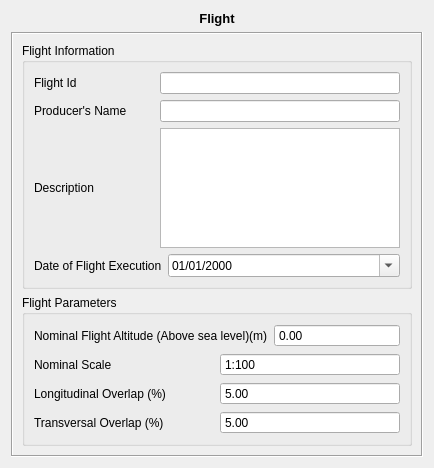
<?xml version="1.0" encoding="UTF-8"?>
<ui version="4.0">
 <class>FlightForm</class>
 <widget class="QWidget" name="FlightForm">
  <property name="geometry">
   <rect>
    <x>0</x>
    <y>0</y>
    <width>434</width>
    <height>468</height>
   </rect>
  </property>
  <property name="windowTitle">
   <string>Form</string>
  </property>
  <layout class="QVBoxLayout" name="verticalLayout_6">
   <item>
    <widget class="QLabel" name="label">
     <property name="text">
      <string>&lt;!DOCTYPE HTML PUBLIC &quot;-//W3C//DTD HTML 4.0//EN&quot; &quot;http://www.w3.org/TR/REC-html40/strict.dtd&quot;&gt;
&lt;html&gt;&lt;head&gt;&lt;meta name=&quot;qrichtext&quot; content=&quot;1&quot; /&gt;&lt;style type=&quot;text/css&quot;&gt;
p, li { white-space: pre-wrap; }
&lt;/style&gt;&lt;/head&gt;&lt;body style=&quot; font-family:'Sans'; font-size:10pt; font-weight:400; font-style:normal;&quot;&gt;
&lt;p style=&quot; margin-top:0px; margin-bottom:0px; margin-left:0px; margin-right:0px; -qt-block-indent:0; text-indent:0px;&quot;&gt;&lt;span style=&quot; font-weight:600;&quot;&gt;Flight&lt;/span&gt;&lt;/p&gt;&lt;/body&gt;&lt;/html&gt;</string>
     </property>
     <property name="alignment">
      <set>Qt::AlignCenter</set>
     </property>
    </widget>
   </item>
   <item>
    <widget class="QFrame" name="frame">
     <property name="frameShape">
      <enum>QFrame::Box</enum>
     </property>
     <property name="frameShadow">
      <enum>QFrame::Sunken</enum>
     </property>
     <layout class="QVBoxLayout" name="verticalLayout_5">
      <item>
       <widget class="QGroupBox" name="groupBox_2">
        <property name="title">
         <string>Flight Information</string>
        </property>
        <layout class="QVBoxLayout" name="verticalLayout_3">
         <item>
          <layout class="QVBoxLayout" name="verticalLayout_2">
           <item>
            <layout class="QHBoxLayout" name="horizontalLayout_8" stretch="1,2">
             <item>
              <widget class="QLabel" name="label_10">
               <property name="text">
                <string>Flight Id</string>
               </property>
              </widget>
             </item>
             <item>
              <widget class="QLineEdit" name="flightIDLineEdit"/>
             </item>
            </layout>
           </item>
           <item>
            <layout class="QHBoxLayout" name="horizontalLayout_7" stretch="1,2">
             <item>
              <widget class="QLabel" name="label_7">
               <property name="text">
                <string>Producer's Name</string>
               </property>
              </widget>
             </item>
             <item>
              <widget class="QLineEdit" name="producerNameLineEdit"/>
             </item>
            </layout>
           </item>
           <item>
            <layout class="QHBoxLayout" name="horizontalLayout_9" stretch="1,2">
             <item>
              <widget class="QLabel" name="label_8">
               <property name="text">
                <string>Description</string>
               </property>
              </widget>
             </item>
             <item>
              <widget class="QPlainTextEdit" name="descriptionTextEdit"/>
             </item>
            </layout>
           </item>
           <item>
            <layout class="QHBoxLayout" name="horizontalLayout_10" stretch="1,2">
             <item>
              <widget class="QLabel" name="label_9">
               <property name="text">
                <string>Date of Flight Execution</string>
               </property>
              </widget>
             </item>
             <item>
              <widget class="QDateEdit" name="flightDateEdit">
               <property name="specialValueText">
                <string/>
               </property>
               <property name="minimumDate">
                <date>
                 <year>1913</year>
                 <month>1</month>
                 <day>1</day>
                </date>
               </property>
               <property name="displayFormat">
                <string>dd/MM/yyyy</string>
               </property>
               <property name="calendarPopup">
                <bool>true</bool>
               </property>
              </widget>
             </item>
            </layout>
           </item>
          </layout>
         </item>
        </layout>
       </widget>
      </item>
      <item>
       <widget class="QGroupBox" name="groupBox">
        <property name="title">
         <string>Flight Parameters</string>
        </property>
        <layout class="QVBoxLayout" name="verticalLayout_4">
         <item>
          <layout class="QVBoxLayout" name="verticalLayout">
           <item>
            <layout class="QHBoxLayout" name="horizontalLayout_5">
             <item>
              <widget class="QLabel" name="label_3">
               <property name="text">
                <string>Nominal Flight Altitude (Above sea level)(m)</string>
               </property>
              </widget>
             </item>
             <item>
              <widget class="QDoubleSpinBox" name="flightHeightDoubleSpinBox">
               <property name="toolTip">
                <string>&lt;!DOCTYPE HTML PUBLIC &quot;-//W3C//DTD HTML 4.0//EN&quot; &quot;http://www.w3.org/TR/REC-html40/strict.dtd&quot;&gt;
&lt;html&gt;&lt;head&gt;&lt;meta name=&quot;qrichtext&quot; content=&quot;1&quot; /&gt;&lt;style type=&quot;text/css&quot;&gt;
p, li { white-space: pre-wrap; }
&lt;/style&gt;&lt;/head&gt;&lt;body style=&quot; font-family:'Sans'; font-size:10pt; font-weight:400; font-style:normal;&quot;&gt;
&lt;p style=&quot; margin-top:0px; margin-bottom:0px; margin-left:0px; margin-right:0px; -qt-block-indent:0; text-indent:0px;&quot;&gt;&lt;span style=&quot; color:#000000;&quot;&gt;Non used for calculations&lt;/span&gt;&lt;/p&gt;&lt;/body&gt;&lt;/html&gt;</string>
               </property>
               <property name="buttonSymbols">
                <enum>QAbstractSpinBox::NoButtons</enum>
               </property>
               <property name="specialValueText">
                <string/>
               </property>
               <property name="accelerated">
                <bool>true</bool>
               </property>
               <property name="maximum">
                <double>100000.000000000000000</double>
               </property>
              </widget>
             </item>
            </layout>
           </item>
           <item>
            <layout class="QHBoxLayout" name="horizontalLayout_4">
             <item>
              <widget class="QLabel" name="label_4">
               <property name="text">
                <string>Nominal Scale</string>
               </property>
              </widget>
             </item>
             <item>
              <widget class="QSpinBox" name="nominalScaleSpinBox">
               <property name="toolTip">
                <string>&lt;!DOCTYPE HTML PUBLIC &quot;-//W3C//DTD HTML 4.0//EN&quot; &quot;http://www.w3.org/TR/REC-html40/strict.dtd&quot;&gt;
&lt;html&gt;&lt;head&gt;&lt;meta name=&quot;qrichtext&quot; content=&quot;1&quot; /&gt;&lt;style type=&quot;text/css&quot;&gt;
p, li { white-space: pre-wrap; }
&lt;/style&gt;&lt;/head&gt;&lt;body style=&quot; font-family:'Sans'; font-size:10pt; font-weight:400; font-style:normal;&quot;&gt;
&lt;p style=&quot; margin-top:0px; margin-bottom:0px; margin-left:0px; margin-right:0px; -qt-block-indent:0; text-indent:0px;&quot;&gt;&lt;span style=&quot; color:#000000;&quot;&gt;Example: 1:10.000 equals &quot;One to Ten Thousand Scale&quot;&lt;/span&gt;&lt;/p&gt;&lt;/body&gt;&lt;/html&gt;</string>
               </property>
               <property name="whatsThis">
                <string/>
               </property>
               <property name="buttonSymbols">
                <enum>QAbstractSpinBox::NoButtons</enum>
               </property>
               <property name="accelerated">
                <bool>true</bool>
               </property>
               <property name="prefix">
                <string>1:</string>
               </property>
               <property name="minimum">
                <number>100</number>
               </property>
               <property name="maximum">
                <number>10000000</number>
               </property>
               <property name="singleStep">
                <number>100</number>
               </property>
              </widget>
             </item>
            </layout>
           </item>
           <item>
            <layout class="QHBoxLayout" name="horizontalLayout_3">
             <item>
              <widget class="QLabel" name="label_5">
               <property name="text">
                <string>Longitudinal Overlap (%)</string>
               </property>
              </widget>
             </item>
             <item>
              <widget class="br::uerj::eng::efoto::EfotoDoubleSpinBox" name="horizontalOverlapDoubleSpinBox">
               <property name="buttonSymbols">
                <enum>QAbstractSpinBox::NoButtons</enum>
               </property>
               <property name="specialValueText">
                <string/>
               </property>
               <property name="accelerated">
                <bool>true</bool>
               </property>
               <property name="minimum">
                <double>5.000000000000000</double>
               </property>
               <property name="maximum">
                <double>95.000000000000000</double>
               </property>
               <property name="value">
                <double>5.000000000000000</double>
               </property>
              </widget>
             </item>
            </layout>
           </item>
           <item>
            <layout class="QHBoxLayout" name="horizontalLayout">
             <item>
              <widget class="QLabel" name="label_6">
               <property name="text">
                <string>Transversal Overlap (%)</string>
               </property>
              </widget>
             </item>
             <item>
              <widget class="br::uerj::eng::efoto::EfotoDoubleSpinBox" name="verticalOverlapDoubleSpinBox">
               <property name="buttonSymbols">
                <enum>QAbstractSpinBox::NoButtons</enum>
               </property>
               <property name="specialValueText">
                <string/>
               </property>
               <property name="accelerated">
                <bool>true</bool>
               </property>
               <property name="minimum">
                <double>5.000000000000000</double>
               </property>
               <property name="maximum">
                <double>95.000000000000000</double>
               </property>
               <property name="value">
                <double>5.000000000000000</double>
               </property>
              </widget>
             </item>
            </layout>
           </item>
          </layout>
         </item>
        </layout>
       </widget>
      </item>
     </layout>
    </widget>
   </item>
  </layout>
 </widget>
 <customwidgets>
  <customwidget>
   <class>br::uerj::eng::efoto::EfotoDoubleSpinBox</class>
   <extends>QDoubleSpinBox</extends>
   <header>EfotoDoubleSpinBox.h</header>
  </customwidget>
 </customwidgets>
 <resources/>
 <connections/>
</ui>
